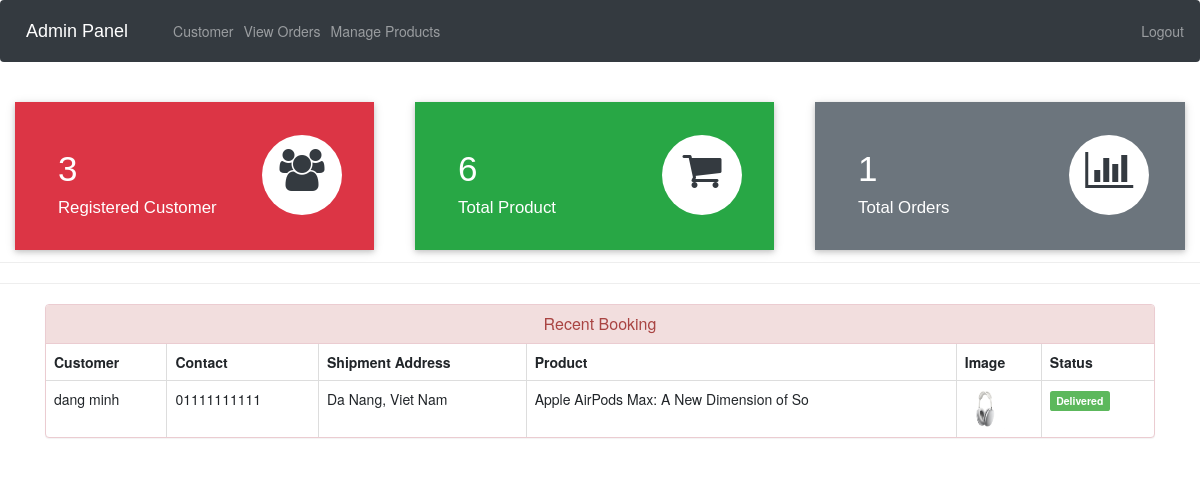
Page /admin-dashboard (signed in) on the committed database.
### ecom/models.py (models this page shows, shortened)
class Customer(models.Model):
    user=models.OneToOneField(User,on_delete=models.CASCADE)
    profile_pic= models.ImageField(upload_to='profile_pic/CustomerProfilePic/',null=True,blank=True)
    address = models.CharField(max_length=40)
    mobile = models.CharField(max_length=20,null=False)
    @property
    def get_name(self):
        return self.user.first_name+" "+self.user.last_name

class Orders(models.Model):
    STATUS =(
        ('Pending','Pending'),
        ('Order Confirmed','Order Confirmed'),
        ('Out for Delivery','Out for Delivery'),
        ('Delivered','Delivered'),
    )
    customer=models.ForeignKey('Customer', on_delete=models.CASCADE,null=True)
    product=models.ForeignKey('Product',on_delete=models.CASCADE,null=True)
    email = models.CharField(max_length=50,null=True)
    address = models.CharField(max_length=500,null=True)
    mobile = models.CharField(max_length=20,null=True)
    order_date= models.DateField(auto_now_add=True,null=True)
    status=models.CharField(max_length=50,null=True,choices=STATUS)

class Product(models.Model):
    name=models.CharField(max_length=40)
    product_image= models.ImageField(upload_to='product_image/',null=True,blank=True)
    price = models.PositiveIntegerField()
    description=models.CharField(max_length=40)

### ecom/views.py (the view)
# urls.py: path('admin-dashboard', views.admin_dashboard_view,name='admin-dashboard'),
@login_required(login_url='adminlogin')
def admin_dashboard_view(request):
    customercount=models.Customer.objects.all().count()
    productcount=models.Product.objects.all().count()
    ordercount=models.Orders.objects.all().count()
    orders=models.Orders.objects.all()
    ordered_products=[]
    ordered_bys=[]
    for order in orders:
        ordered_product=models.Product.objects.all().filter(id=order.product.id)
        ordered_by=models.Customer.objects.all().filter(id = order.customer.id)
        ordered_products.append(ordered_product)
        ordered_bys.append(ordered_by)
    mydict={
    'customercount':customercount,
    'productcount':productcount,
    'ordercount':ordercount,
    'data':zip(ordered_products,ordered_bys,orders),
    }
    return render(request,'ecom/admin_dashboard.html',context=mydict)

### templates/ecom/admin_dashboard.html
{% extends 'ecom/admin_base.html' %}
{% load static %}
{% block content %}
<br>
{%include 'ecom/admin_dashboard_cards.html'%}
<br><br><br><br><br>
<hr><hr>
<div class="container" >
    <div class="panel panel-danger" >
      <div class="panel-heading" style="text-align:center;">
        <h6 class="panel-title">Recent Booking</h6>
      </div>
      <table class="table table-hover table-bordered" id="dev-table">
        <thead>
          <tr>
            <th>Customer</th>
            <th>Contact</th>
            <th>Shipment Address</th>
            <th>Product</th>
            <th>Image</th>
            <th>Status</th>
          </tr>
        </thead>
        {% for product,customer,order in data %}
        <tr>
          {% for c in customer %}
          <td> {{c.get_name}}</td>
          <td>{{c.mobile}}</td>
          <td>{{order.address}}</td>
          {% endfor %}
          {% for p in product %}
          <td> {{p.name}}</td>
          <td> <img src="{% static p.product_image.url %}" alt="Profile Pic" height="40px" width="40px" /></td>
          {% if order.status == 'Pending'%}
          <td> <span class="label label-info">{{order.status}}</span></td>
          {% elif order.status == 'Delivered' %}
          <td> <span class="label label-success">{{order.status}}</span></td>
          {% elif order.status == 'Out for Delivery' %}
          <td> <span class="label label-warning">{{order.status}}</span></td>
          {%else%}
            <td> <span class="label label-primary">{{order.status}}</span></td>
          {%endif%}
          {% endfor %}
        </tr>
        {% endfor %}
      </table>
  </div>
</div>
{% endblock content %}

### rows in the picture
Orders: address "Da Nang, Viet Nam", status "Delivered"
Customer: get_name "dang minh", mobile "01111111111"
Product: name "Apple AirPods Max: A New Dimension of So", product_image (picture)

### other values in the picture
{{ customercount }} "3"
{{ productcount }} "6"
{{ ordercount }} "1"
